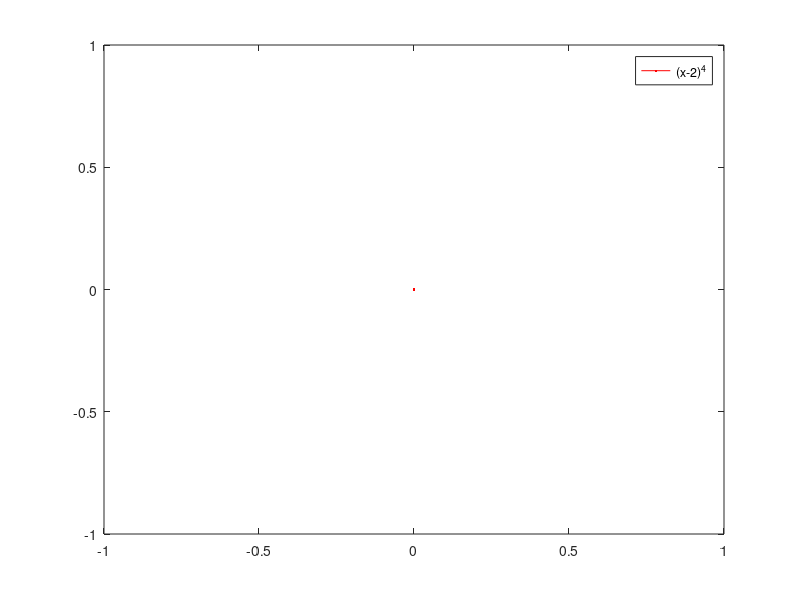

MATLAB code for this plot:

sx = "Approximate root-values";
sy = "The approximate function-values";
st = "Newton Raphson for (x-2)^4\nInital guess = 3, tolerance 0.000001";

x       = 3;  
af     = @(x) (x - 2) ^4;
adf    = @(x) 4*(x-2)^3;
agx    = @(x,fx,df) x - (fx/df);

guess1= 3;
guess2= 3;
errTol= 0.00001;
iterUp= 20;

% setting labels of the graph
xlabel(sx)
ylabel(sy)

% set the title of the graph
title(st)

% set the iteration for x
x = 1:0.1:5;

% create our slope for the graph
for i = 1: numel(x)
  % add elements to y
  y(i) = (x(i)-2)^4;
end

% plot the graph
p = plot(x,y);

% set graph limits
xlim([1 3])
ylim([0 1])

% reset guess because we are going to use it again
guess1 = 3;
# 20 iterations for finding approximate zero
for i=1:20
  
  appRoot(i) = guess1;

  % functions for finding the root (x-2)^4
  fx(i)   = af(appRoot(i));     %  fx = (x-2)^4
  dfx(i)  = adf(appRoot(i));    %  dfx = 4(x-2)^3
  g(i)    = agx(appRoot(i),fx(i),dfx(i));  % gx = x - (x-2)^4 / 4(x-2)^3 
  text1 = num2str(i);
  text(appRoot(i),fx(i), text1, 'Color', 'Blue')
  text(appRoot(i), 0   , text1, 'Color', 'red')
  guess1 = g(i);
end;

plot(0,0,'','Color','Blue')
plot(0,0,'','Color','Red')
legend('(x-2)^4','data1','data2')
set(gcf,'name','Newton Raphson Method by George C. Ward','numbertitle','off');
